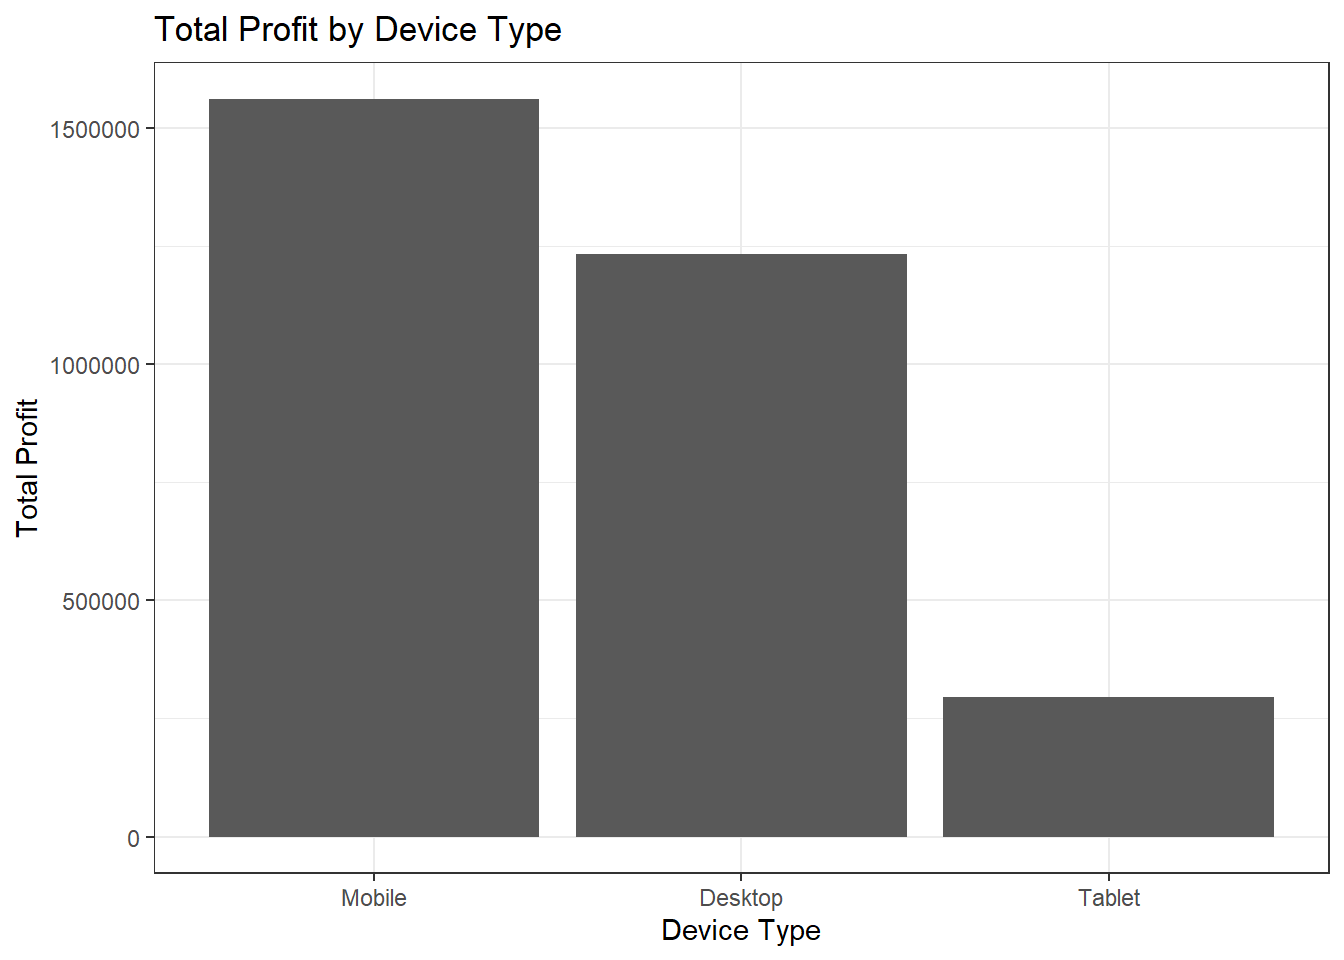

Here is the R script that generated this plot:
fd_device_profit <- fd |>
  group_by(device_type) |>
  summarize(total_profit = sum(profit, na.rm = TRUE)) |>
  arrange(desc(total_profit))

ggplot(fd_device_profit,
       aes(x = reorder(device_type, -total_profit),
           y = total_profit)) +
  geom_col() +
  labs(
    x = "Device Type",
    y = "Total Profit",
    title = "Total Profit by Device Type"
  ) +
  theme_bw()
